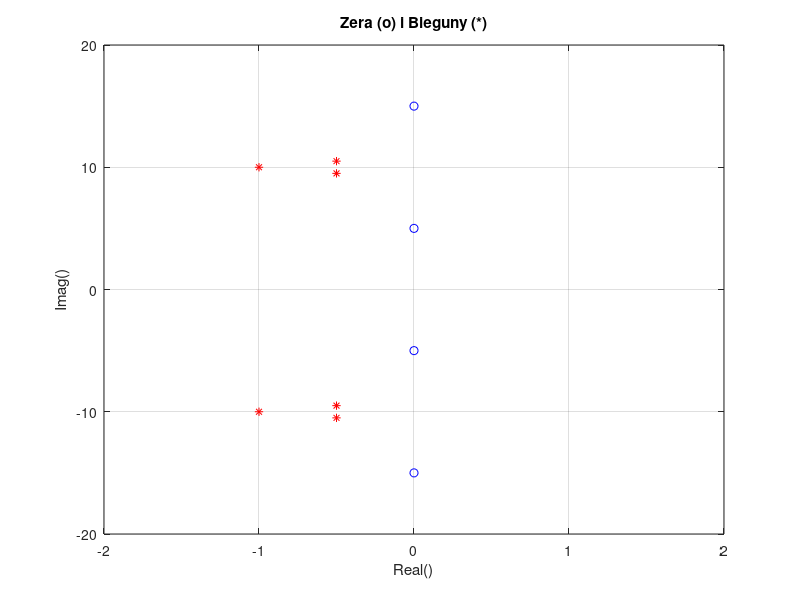
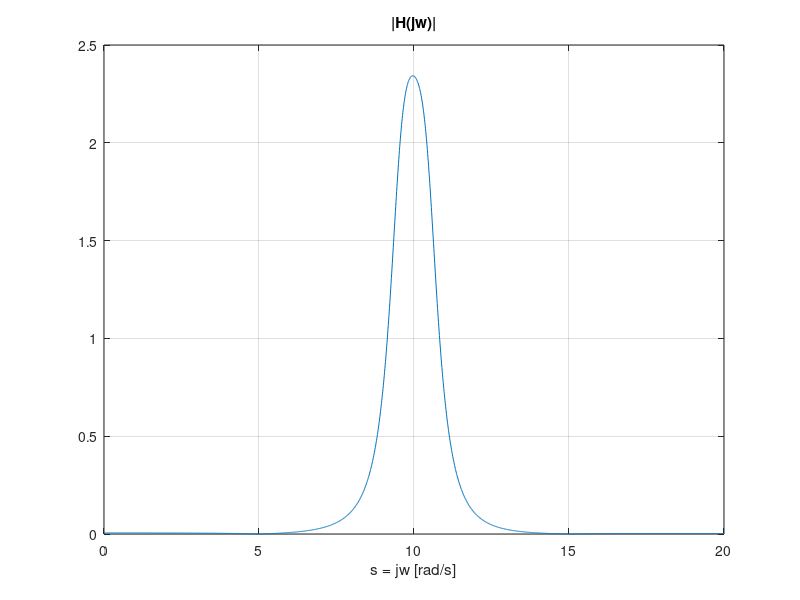
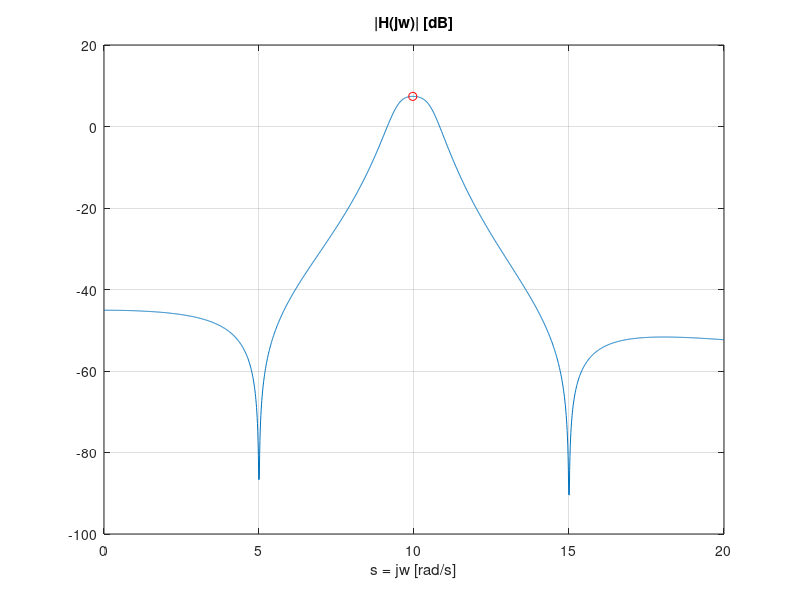
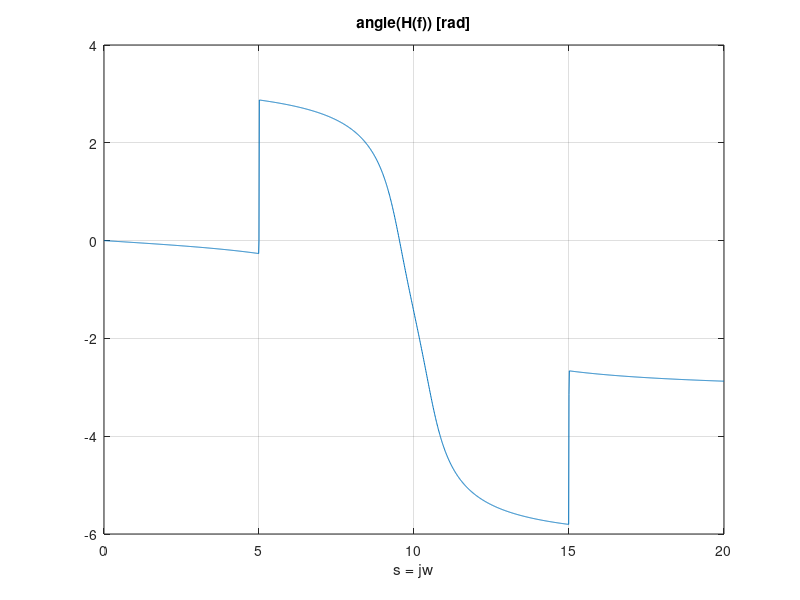

These figures' MATLAB source, in order:
clear all; close all;
p12 = -0.5 + j*9.5; p12 = [p12, conj(p12)];
p34 = -1 + j*10; p34 = [p34, conj(p34)];
p56 = -0.5 + j*10.5; p56 = [p56, conj(p56)];
p = [p12 p34 p56];
z = [-j*5 j*5 -j*15 j*15]; 

figure; plot(real(z),imag(z),'bo', real(p),imag(p),'r*'); grid;
axis([-2 2 -20 20])
title('Zera (o) i Bieguny (*)'); xlabel('Real()'); ylabel('Imag()'); pause

% w = 0:2:100;
w = 0:0.01:20;
s = j*w;
a = poly(p);
b = poly(z);
H = polyval(b,s) ./ polyval(a,s);

figure; plot(w, abs(H)); xlabel('s = jw [rad/s]'); title('|H(jw)|'); grid; pause;
figure; plot(w,20*log10(abs(H))); xlabel('s = jw [rad/s]'); title('|H(jw)| [dB]'); grid; 
hold on;
[Min, I] = min(20*log10(abs(H)));
[Max, J] = max(20*log10(abs(H))); 
plot(w(I),Min,'ro', w(J),Max,'ro'); hold off; pause;
% figure('Name','Odniesienie'); freqs(b,a); 

figure; plot(w,unwrap(angle(H))); xlabel('s = jw'); title('angle(H(f)) [rad]'); grid; pause;
% Umieszczenie zera transmitancji z1 na osi urojonej jω = j2π f w
% punkcie z1 = j2π f1 powoduje, ze filtr usuwa z sygnału składowa o czestotliwosci 
% f1 (poniewaz wówczas |H(f1)| = 0)

b = b / max(abs(H));
H = polyval(b,s) ./ polyval(a,s);
figure; plot(w, abs(H)); xlabel('s = jw [rad/s]'); title('|H(jw)|'); grid; pause;
figure; plot(w,20*log10(abs(H))); xlabel('s = jw [rad/s]'); title('|H(jw)| [dB]'); grid; 
hold on;
[Min, I] = min(20*log10(abs(H)));
[Max, J] = max(20*log10(abs(H)));
plot(w(I),Min,'ro', w(J),Max,'ro'); hold off; pause;

fprintf('Wyskalowanie\n');
fprintf('Maksymalne tłumienie: %2f\n',Max);
fprintf('Minimalne tłumienie: %2f\n', Min);

figure; plot(w,unwrap(angle(H))); xlabel('s = jw'); title('angle(H(f)) [rad]'); grid;

% zero transmitancji słuzy do usuwania wybranych czestotliwosci
% (powoduje "dołek"/"szczeline" w ch-ce amplitudowej filtra), 
% natomiast biegun transmitancji - słuzy do wzmacniania
% wybranych czestotliwosci (powoduje "górke"/"garb")
